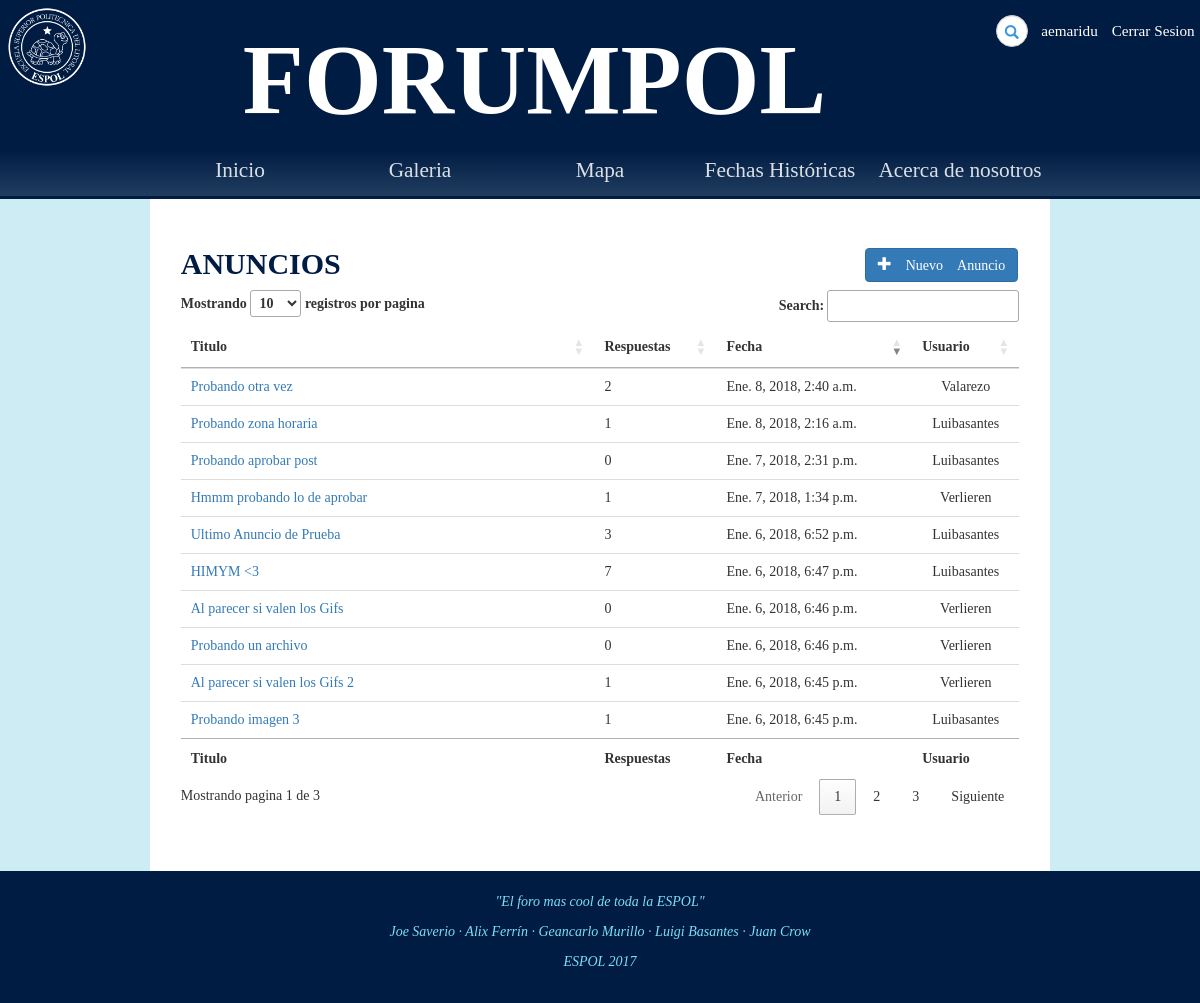
/foro/anuncios/ (signed in), run on the app's committed database.
### Foro/models.py (models this page shows, shortened)
class Thread(models.Model):
	op = models.ForeignKey(Post,on_delete=models.CASCADE)
	category = models.CharField(max_length=25, default='')
	topic = models.CharField(max_length=100, default='')
	respuestas = models.BigIntegerField(default=0)

class Post(models.Model):
	reply_to = models.ForeignKey('self',blank=True, null=True,on_delete=models.SET_NULL)
	content = models.TextField(max_length=500, default='')
	image = models.ImageField(upload_to=upload_location, blank=True,null=True)
	owner = models.ForeignKey(User,null=True,on_delete=models.SET_NULL)
	date = models.DateTimeField(auto_now=True)
	aprobado = models.NullBooleanField(default=None,null=True)

### Foro/views.py (the view)
# urls.py: url(r'^anuncios/(?P<Post_Id>[-]?[0-9]+)/$', login_required(views.detalle_anuncio), name='detalle_anuncio'),
def anuncios(request):
	all_anuncios = Thread.objects.filter(category="anuncio",op__aprobado=True).order_by("-id")
	username = request.user
	moderador = request.user.userprofile.moderador
	context = {'usuario':username,"threads":all_anuncios,"moderador":moderador}
	return render(request, "Foro/anuncios.html", context)

### Foro/templates/Foro/anuncios.html (shortened to what this page needs)
{% extends 'Foro/base.html' %}
{% load static from staticfiles %}
{% block estilo %}
<link rel="stylesheet" type="text/css" href="{% static 'css/anuncios.css' %}">
<link rel="stylesheet" type="text/css" href="https://cdn.datatables.net/1.10.16/css/jquery.dataTables.min.css">
{% endblock %}
{% block body %}
    <section>
        <div id="categoria" class="col-9">
            <div class="container anuncios">
                <h2>
                    <b>ANUNCIOS</b>
                    <a href="{% url 'foro:create_anuncio' %}" class="btn btn-primary pull-right" role="button"><span class="glyphicon glyphicon-plus"> Nuevo Anuncio</span></a>
                </h2>
                <table id="myTable" class="table" cellspacing="0" width="100%">
                    <thead>
                        <tr>
                            <th>Titulo</th>
                            <th class="respuesta">Respuestas</th>
                            <th>Fecha</th>
                            <th class="user">Usuario</th>
                        </tr>
                    </thead>
                    <tfoot>
                        <tr>
                            <th>Titulo</th>
                            <th class="respuesta">Respuestas</th>
                            <th>Fecha</th>
                            <th class="user">Usuario</th>
                        </tr>
                    </tfoot>
                    <tbody>
                        {% for thread in threads %}
                        <tr>
                            <td><a href="{% url 'foro:detalle_anuncio' thread.op.id %}">{{thread.topic}}</a></td>
                            <td class="respuesta">{{ thread.respuestas }}</td>
                            <td>{{thread.op.date}}</td>
                            <td class="user">{{thread.op.owner.username}}</td>
                        </tr>
                        {% endfor %}
                    </tbody>
                </table>
            </div>
        </div>
    </section>
{% endblock %}

### Foro/templates/Foro/base.html (shortened to what this page needs)
<!DOCTYPE html>
<html>
	<head>
        {% load staticfiles %}
		<link rel="stylesheet" type="text/css" href="{% static 'css/bootstrap.css' %}">
		<link rel="stylesheet" type="text/css" href="{% static 'css/estilo.css' %}">
		{% block estilo %}{% endblock %}
	</head>
	<body>
		<div id="cabecera" class="col-12">
			<span class="logo col-1"><img class ="imagen" src="{% static 'images/espol.png' %}" alt="icono"></span>
			<h2 class = 'col-9'>FORUMPOL</h2>
			<div id="header-opts" class="col-4">
				<div id="buscar" class="col-6">
					<form action="search" class="search-form">
					    <div class="form-group has-feedback">
					        <input type="text" class="form-control" name="search" id="search" placeholder="Buscar...">
					        <span class="glyphicon glyphicon-search form-control-feedback"></span>
					    </div>
					</form>
				</div>
				<h4 class="col-3 user"><a href="{% url 'accounts:view_profile' user.id%}">{{ user }}</a></h4>
				<h4 class="col-3 log"><a href="{% url 'accounts:log_out' %}">Cerrar Sesion</a></h4>
			</div>
		</div>
		<nav id="navegation-bar" class="col-12">
			<ul id="menu">
				<li class="elemento-opcion"><a href="{% url 'foro:index' %}">Inicio</a></li>
				<li class="elemento-opcion"><a href="{% url 'foro:galeria' %}">Galeria</a></li>
				<li class="elemento-opcion"><a href="{% url 'foro:mapa' %}">Mapa</a></li>
				<li class="elemento-opcion"><a href="{% url 'foro:timeline' %}">Fechas Históricas</a></li>
				<li class="elemento-opcion"><a href="{% url 'foro:acerca_de' %}">Acerca de nosotros</a></li>
			</ul>
		</nav>
        {% block body %}
        {% endblock %}
		<footer>
			<p><i>"El foro mas cool de toda la ESPOL"</i></p>
			<p><i>Joe Saverio · Alix Ferrín · Geancarlo Murillo · Luigi Basantes · Juan Crow</i></p>
			<p><i>ESPOL 2017</i></p>
		</footer>
	</body>
</html>

### Foro/static/css/estilo.css (style rules this page uses)
* { box-sizing: border-box; font-family: "Libre Baskerville"; }
.col-1 { width: 8.33%; }
.col-3 { width: 25%; }
.col-4 { width: 33.33%; }
.col-6 { width: 50%; }
.col-9 { width: 75%; }
.col-12 { width: 100%; }
#cabecera { background-color: #001C43; margin: 0px; overflow: hidden; display: flex; padding: 5px; }
#cabecera h4 a { font-family: "Libre Baskerville"; }
body { top: -20px; bottom: -20px; background-color: white; background-size:cover; height: 100%; background-color: rgb(205, 236, 244); font-family: "Libre Baskerville"; }
#cabecera h2 { margin-top: 20px; font-size: 100px; color: white; text-align: center; font-weight: bold; font-family: "Libre Baskerville"; padding-left: 120px; }
#cabecera img { width: 100%; }
.user, .log { text-align: center; }
#menu { margin: 0; padding: 0; list-style: none; }
nav#navegation-bar { background: linear-gradient(#001C43, #213D5F); text-align: center; border-bottom-style: solid; border-bottom-color: #001C43; }
ul#menu { display: inline-block; width: 75%; }
ul li.elemento-opcion { padding: 0; margin: 0; float: left; width: 20%; height: 40px; text-align: center; line-height: 40px; font-size: 20px; }
ul li.elemento-opcion a { text-decoration: none; color: white; display: block; opacity: 0.85; font-size: 1.065em; }
footer { background-color: #001C43; color: #7bdef7; padding: 1.5em; text-align: center; position: re; width: 100%; }
#buscar { padding-top: 10px; }
.form-group { margin-bottom: 0; }
.search-form .form-group { float: right !important; transition: all 0.35s, border-radius 0s; width: 32px; height: 32px; background-color: #fff; box-shadow: 0 1px 1px rgba(0, 0, 0, 0.075) inset; border-radius: 25px; border: 1px solid #ccc; }
.search-form .form-group input.form-control { padding-right: 20px; border: 0 none; background: transparent; box-shadow: none; display:block; }
.search-form .form-group span.form-control-feedback { position: absolute; top: -1px; right: -2px; z-index: 2; display: block; width: 34px; height: 34px; line-height: 34px; text-align: center; color: #3596e0; left: initial; font-size: 14px; }
#header-opts h4 { padding-top: 5px; color: white; }
#header-opts { display: flex; }
#header-opts h4 { padding-left: 15px; padding-left: 0px; font-size: 19px; }
#header-opts a { color: white; font-family: "Verdana"; font-size: 0.8em; }

### Foro/static/css/anuncios.css (style rules this page uses)
.btn { margin:1px; }
.anuncios { width: 96.5%; padding-top: 2em; }
#categoria h2 { color: #001C43; }
#categoria { margin: 0 auto; overflow: hidden; background-color: white; height: 48em; }

### data on the page
Thread: topic "Probando otra vez", respuestas "2", op "Ene. 8, 2018, 2:40 a.m.", op.owner.username "Valarezo"
Thread: topic "Probando zona horaria", respuestas "1", op "Ene. 8, 2018, 2:16 a.m.", op.owner.username "Luibasantes"
Thread: topic "Probando aprobar post", respuestas "0", op "Ene. 7, 2018, 2:31 p.m.", op.owner.username "Luibasantes"
Thread: topic "Hmmm probando lo de aprobar", respuestas "1", op "Ene. 7, 2018, 1:34 p.m.", op.owner.username "Verlieren"
Thread: topic "Ultimo Anuncio de Prueba", respuestas "3", op "Ene. 6, 2018, 6:52 p.m.", op.owner.username "Luibasantes"
Thread: topic "HIMYM <3", respuestas "7", op "Ene. 6, 2018, 6:47 p.m.", op.owner.username "Luibasantes"
Thread: topic "Al parecer si valen los Gifs 2", respuestas "1", op "Ene. 6, 2018, 6:45 p.m.", op.owner.username "Verlieren"
Thread: topic "Al parecer si valen los Gifs", respuestas "0", op "Ene. 6, 2018, 6:46 p.m.", op.owner.username "Verlieren"
Thread: topic "Probando un archivo", respuestas "0", op "Ene. 6, 2018, 6:46 p.m.", op.owner.username "Verlieren"
Thread: topic "Probando imagen 3", respuestas "1", op "Ene. 6, 2018, 6:45 p.m.", op.owner.username "Luibasantes"

### other printed values
{{ user }} "aemaridu"
